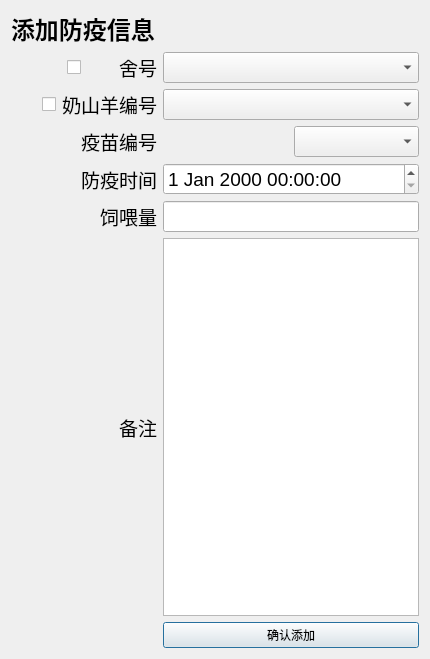
<?xml version="1.0" encoding="UTF-8"?>
<ui version="4.0">
 <class>AddDataDialog</class>
 <widget class="QDialog" name="AddDataDialog">
  <property name="geometry">
   <rect>
    <x>0</x>
    <y>0</y>
    <width>430</width>
    <height>659</height>
   </rect>
  </property>
  <property name="windowTitle">
   <string>添加</string>
  </property>
  <layout class="QVBoxLayout" name="verticalLayout">
   <item>
    <layout class="QGridLayout" name="gridLayout">
     <item row="6" column="0" colspan="2">
      <widget class="QLabel" name="remarkLabel">
       <property name="font">
        <font>
         <pointsize>14</pointsize>
        </font>
       </property>
       <property name="text">
        <string>备注</string>
       </property>
       <property name="alignment">
        <set>Qt::AlignRight|Qt::AlignTrailing|Qt::AlignVCenter</set>
       </property>
      </widget>
     </item>
     <item row="4" column="2" colspan="2">
      <widget class="QDateTimeEdit" name="dateTimeEdit">
       <property name="font">
        <font>
         <pointsize>14</pointsize>
        </font>
       </property>
      </widget>
     </item>
     <item row="2" column="2" colspan="2">
      <widget class="QComboBox" name="goatIdComboBox">
       <property name="font">
        <font>
         <pointsize>14</pointsize>
        </font>
       </property>
      </widget>
     </item>
     <item row="5" column="2" colspan="2">
      <widget class="QLineEdit" name="levelLineEdit">
       <property name="font">
        <font>
         <pointsize>14</pointsize>
        </font>
       </property>
      </widget>
     </item>
     <item row="3" column="2">
      <widget class="QLabel" name="infoIdShowLabel">
       <property name="font">
        <font>
         <pointsize>14</pointsize>
        </font>
       </property>
       <property name="text">
        <string/>
       </property>
      </widget>
     </item>
     <item row="4" column="0" colspan="2">
      <widget class="QLabel" name="dateTimeLabel">
       <property name="font">
        <font>
         <pointsize>14</pointsize>
        </font>
       </property>
       <property name="text">
        <string>防疫时间</string>
       </property>
       <property name="alignment">
        <set>Qt::AlignRight|Qt::AlignTrailing|Qt::AlignVCenter</set>
       </property>
      </widget>
     </item>
     <item row="2" column="0" colspan="2">
      <layout class="QHBoxLayout" name="horizontalLayout_2">
       <item>
        <widget class="QCheckBox" name="goatIdCheckBox">
         <property name="layoutDirection">
          <enum>Qt::RightToLeft</enum>
         </property>
         <property name="text">
          <string/>
         </property>
        </widget>
       </item>
       <item>
        <widget class="QLabel" name="goatIdLabel">
         <property name="font">
          <font>
           <pointsize>14</pointsize>
          </font>
         </property>
         <property name="text">
          <string>奶山羊编号</string>
         </property>
         <property name="alignment">
          <set>Qt::AlignRight|Qt::AlignTrailing|Qt::AlignVCenter</set>
         </property>
        </widget>
       </item>
      </layout>
     </item>
     <item row="3" column="0" colspan="2">
      <widget class="QLabel" name="infoIdLabel">
       <property name="font">
        <font>
         <pointsize>14</pointsize>
        </font>
       </property>
       <property name="text">
        <string>疫苗编号</string>
       </property>
       <property name="alignment">
        <set>Qt::AlignRight|Qt::AlignTrailing|Qt::AlignVCenter</set>
       </property>
      </widget>
     </item>
     <item row="3" column="3">
      <widget class="QComboBox" name="infoNameComboBox">
       <property name="font">
        <font>
         <pointsize>14</pointsize>
        </font>
       </property>
      </widget>
     </item>
     <item row="0" column="0" colspan="2">
      <widget class="QLabel" name="titleLabel">
       <property name="font">
        <font>
         <pointsize>18</pointsize>
         <weight>75</weight>
         <italic>false</italic>
         <bold>true</bold>
        </font>
       </property>
       <property name="text">
        <string>添加防疫信息</string>
       </property>
      </widget>
     </item>
     <item row="1" column="2" colspan="2">
      <widget class="QComboBox" name="houseIdComboBox">
       <property name="font">
        <font>
         <pointsize>14</pointsize>
        </font>
       </property>
      </widget>
     </item>
     <item row="1" column="0" colspan="2">
      <layout class="QHBoxLayout" name="horizontalLayout">
       <item>
        <widget class="QCheckBox" name="houseIdCheckBox">
         <property name="layoutDirection">
          <enum>Qt::RightToLeft</enum>
         </property>
         <property name="text">
          <string/>
         </property>
        </widget>
       </item>
       <item>
        <widget class="QLabel" name="houseIdLabel">
         <property name="font">
          <font>
           <pointsize>14</pointsize>
          </font>
         </property>
         <property name="text">
          <string>舍号</string>
         </property>
         <property name="alignment">
          <set>Qt::AlignRight|Qt::AlignTrailing|Qt::AlignVCenter</set>
         </property>
        </widget>
       </item>
      </layout>
     </item>
     <item row="6" column="2" colspan="2">
      <widget class="QTextEdit" name="remarkTextEdit">
       <property name="font">
        <font>
         <pointsize>14</pointsize>
        </font>
       </property>
      </widget>
     </item>
     <item row="5" column="0" colspan="2">
      <widget class="QLabel" name="levelLabel">
       <property name="font">
        <font>
         <pointsize>14</pointsize>
        </font>
       </property>
       <property name="text">
        <string>饲喂量</string>
       </property>
       <property name="alignment">
        <set>Qt::AlignRight|Qt::AlignTrailing|Qt::AlignVCenter</set>
       </property>
      </widget>
     </item>
     <item row="7" column="2" colspan="2">
      <widget class="QPushButton" name="pushButton">
       <property name="text">
        <string>确认添加</string>
       </property>
      </widget>
     </item>
    </layout>
   </item>
  </layout>
 </widget>
 <resources/>
 <connections/>
</ui>
